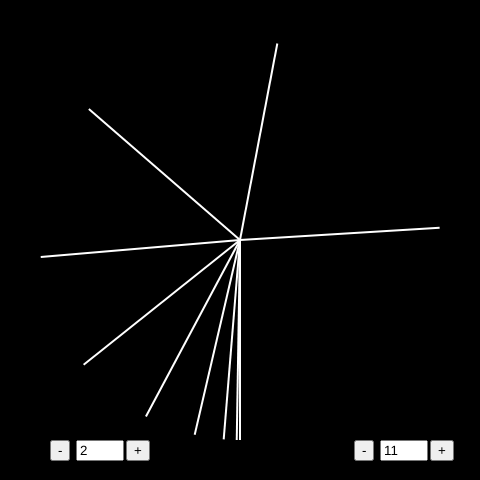
Frame 1 (no input)
Frame 60 (no input): identical to frame 1, image omitted
Frame 120 (the mouse pressed at the canvas centre since frame 60): identical to frame 1, image omitted

The p5.js sketch that drew this single still picture (run headless with seeded random() and noise() and a simulated clock; from frame 60 on, the mouse is pressed at the canvas centre):

// p5.js sketch
// ── sketch.js
let centerX;
let centerY;
let numRays = 11;
let rayLength = 200; // Длина лучей
let inputField; // Поле для ввода числа лучей
let strokeWeightInput; // Поле для ввода толщины линий
let strokeWeightValue = 2; // Начальная толщина линий

function setup() {
  createCanvas(480, 480);
  background(0); // Черный фон

  centerX = width / 2;
  centerY = height / 2;

  // Кнопки для увеличения и уменьшения количества лучей
  let plusButton = createButton('+');
  plusButton.position(width - 50, height - 40); // Позиция кнопки «+»
  plusButton.mousePressed(increaseRays); // Обработчик нажатия на кнопку «+»

  let minusButton = createButton('-');
  minusButton.position(width - 126, height - 40); // Позиция кнопки «-»
  minusButton.mousePressed(decreaseRays); // Обработчик нажатия на кнопку «-»

  // Поле для ввода числа лучей
  inputField = createInput(numRays.toString());
  inputField.position(width - 100, height - 40); // Позиция поля для ввода
  inputField.size(40); // Размер поля ввода
  inputField.input(updateRays); // Обработчик изменения значения в поле

  // Кнопки для увеличения и уменьшения толщины линий
  let plusStrokeButton = createButton('+');
  plusStrokeButton.position(126, height - 40); // Позиция кнопки «+» для толщины
  plusStrokeButton.mousePressed(increaseStrokeWeight); // Обработчик нажатия на кнопку «+»

  let minusStrokeButton = createButton('-');
  minusStrokeButton.position(50, height - 40); // Позиция кнопки «-» для толщины
  minusStrokeButton.mousePressed(decreaseStrokeWeight); // Обработчик нажатия на кнопку «-»

  // Поле для ввода толщины линий
  strokeWeightInput = createInput(strokeWeightValue.toString());
  strokeWeightInput.position(76, height - 40); // Позиция поля для ввода
  strokeWeightInput.size(40); // Размер поля ввода
  strokeWeightInput.input(updateStrokeWeight); // Обработчик изменения толщины линий

  drawRays();
}

function draw() {
  // Не используем draw, так как отрисовка происходит только по событию
}

function drawRays() {
  background(0); // Очистка холста (черный фон)

  stroke(255); // Белый цвет для линий
  strokeWeight(strokeWeightValue); // Устанавливаем текущую толщину линий
  strokeCap(SQUARE); // Прямоугольные окончания линий

  let startAngle = HALF_PI; // Начинаем с вертикального луча вниз

  // Создаем массив углов с увеличивающимся шагом
  let angles = [];
  let totalAngle = TWO_PI; // Угол 360 градусов (полный круг)
  let angleSum = 0;

  // Накопительно увеличиваем шаг угла
  for (let i = 0; i < numRays; i++) {
    let normalizedIndex = i / (numRays - 1);
    let step = pow(normalizedIndex, 2); // Квадратная функция для увеличения шага
    angles.push(step);
    angleSum += step;
  }

  // Нормализуем шаги угла, чтобы они суммировались до полного круга (2π)
  for (let i = 0; i < numRays; i++) {
    angles[i] = (angles[i] / angleSum) * totalAngle;
  }

  let currentAngle = startAngle;

  for (let i = 0; i < numRays; i++) {
    let angle = currentAngle;
    let x = centerX + cos(angle) * rayLength;
    let y = centerY + sin(angle) * rayLength;

    line(centerX, centerY, x, y); // Линии длиной 220 пикселей от центра

    currentAngle += angles[i]; // Увеличиваем угол на следующий шаг
  }
}

// Увеличение числа лучей
function increaseRays() {
  numRays++;
  inputField.value(numRays.toString()); // Обновляем значение в поле ввода
  drawRays(); // Перерисовываем лучи с новым количеством
}

// Уменьшение числа лучей (минимум 3)
function decreaseRays() {
  if (numRays > 3) {
    numRays--;
    inputField.value(numRays.toString()); // Обновляем значение в поле ввода
    drawRays(); // Перерисовываем лучи с новым количеством
  }
}

// Обновление количества лучей по вводу с клавиатуры
function updateRays() {
  let newValue = int(inputField.value()); // Получаем введенное значение
  if (newValue >= 3) { // Проверяем, что значение не меньше 3
    numRays = newValue;
    drawRays(); // Перерисовываем лучи с новым количеством
  }
}

// Увеличение толщины линий
function increaseStrokeWeight() {
  strokeWeightValue++;
  strokeWeightInput.value(strokeWeightValue.toString()); // Обновляем значение в поле ввода
  drawRays(); // Перерисовываем лучи с новой толщиной линий
}

// Уменьшение толщины линий (минимум 1)
function decreaseStrokeWeight() {
  if (strokeWeightValue > 1) {
    strokeWeightValue--;
    strokeWeightInput.value(strokeWeightValue.toString()); // Обновляем значение в поле ввода
    drawRays(); // Перерисовываем лучи с новой толщиной линий
  }
}

// Обновление толщины линий по вводу с клавиатуры
function updateStrokeWeight() {
  let newValue = int(strokeWeightInput.value()); // Получаем введенное значение
  if (newValue >= 1) { // Проверяем, что значение не меньше 1
    strokeWeightValue = newValue;
    drawRays(); // Перерисовываем лучи с новой толщиной линий
  }
}
